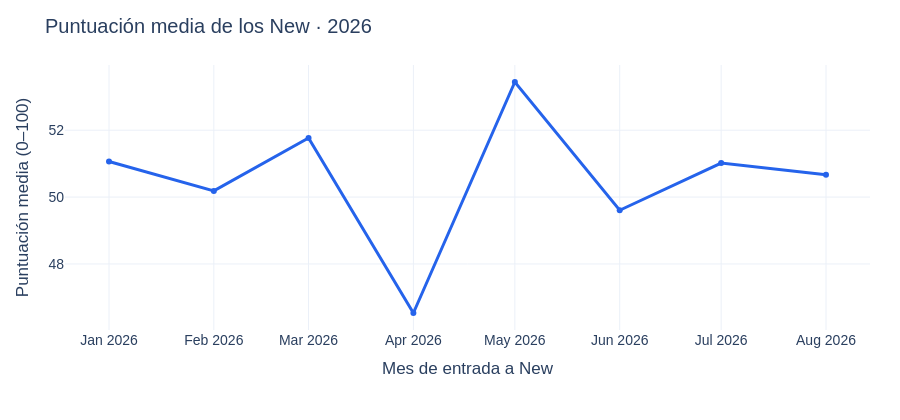
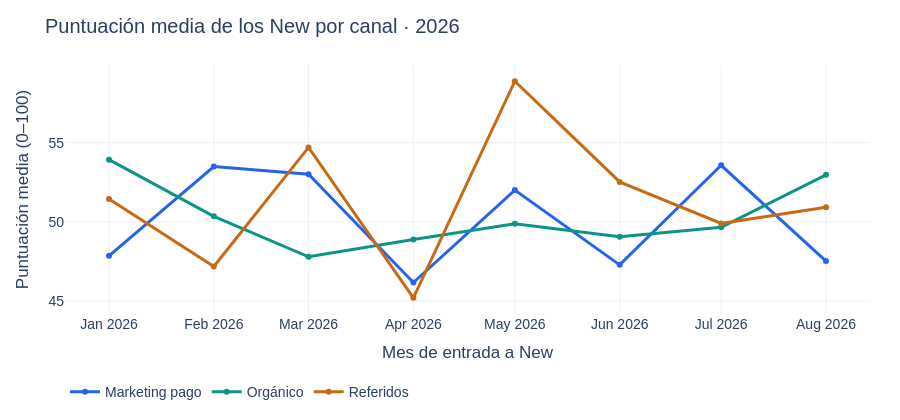

Source (notebook cell) for these figures, in order:
### Markdown cell above
### 3.3. ¿Cambió la calidad de los leads o el criterio para calificarlos?

**Comprobación previa:** ¿existe una puntuación de calidad de los leads?

- **Si existe:** analizar su evolución con una escala comparable.
- **Si no existe:** avanzar con los datos disponibles y proponer implementar la medición.

**Para este ejercicio:** generamos puntuaciones aleatorias de 0 a 100. No representan una evaluación real ni explican la caída de conversión.

**Qué medimos:** si cambió la puntuación media de los leads que entraron por New.

**Alcance mostrado ahora:** enero a agosto de 2026, global y por canal; comparación abril–mayo y evolución posterior. Todos los New tienen puntuación en esta demo.

**Métrica:** `suma de puntuaciones / número de New con puntuación`.

**Datos:** `dim_cuentas.csv` (cuenta, fecha de captación, entrada New y canal) y `puntuaciones_leads.csv` (cuenta y puntuación). No diseñamos un sistema de calificación; usamos sus valores como entrada.

### Code cell
from scripts.cro_quality import analyze_scores
analisis_puntuacion=analyze_scores(CARPETA/"dim_cuentas.csv",CARPETA/"puntuaciones_leads.csv",month_of_increase=lectura_new["evidencia"]["mes"])
for figura in analisis_puntuacion["figures"]:
    figura.show(renderer="plotly_mimetype",config=CONFIG)

### Figure 1 — Plotly figure (JSON) as saved in the notebook; plotly's stock layout.template omitted (floating-point values rounded to 4 significant figures)
{"data": [{"customdata": [[127, 127], [124, 124], [132, 132], [133, 133], [179, 179], [183, 183], [182, 182], [173, 173]], "hovertemplate": "%{x}<br>Puntuación media: %{y:.1f}/100<br>Puntuados: %{customdata[0]} de %{customdata[1]}<extra>%{fullData.name}</extra>", "line": {"color": "#2563eb", "width": 3}, "mode": "lines+markers", "name": "Global", "x": ["2026-01", "2026-02", "2026-03", "2026-04", "2026-05", "2026-06", "2026-07", "2026-08"], "y": [51.06, 50.19, 51.77, 46.53, 53.44, 49.61, 51.02, 50.67], "type": "scatter"}], "layout": {"font": {"family": "Arial, sans-serif", "size": 14}, "margin": {"l": 65, "r": 30, "t": 65, "b": 90}, "legend": {"orientation": "h", "y": -0.25}, "title": {"text": "Puntuación media de los New · 2026"}, "height": 420, "xaxis": {"title": {"text": "Mes de entrada a New"}}, "yaxis": {"title": {"text": "Puntuación media (0–100)"}}, "showlegend": false}}

### Figure 2 — Plotly figure (JSON) as saved in the notebook; plotly's stock layout.template omitted (floating-point values rounded to 4 significant figures)
{"data": [{"customdata": [[41, 41], [33, 33], [53, 53], [54, 54], [59, 59], [68, 68], [60, 60], [50, 50]], "hovertemplate": "%{x}<br>Puntuación media: %{y:.1f}/100<br>Puntuados: %{customdata[0]} de %{customdata[1]}<extra>%{fullData.name}</extra>", "line": {"color": "#2563eb", "width": 3}, "mode": "lines+markers", "name": "Marketing pago", "x": ["2026-01", "2026-02", "2026-03", "2026-04", "2026-05", "2026-06", "2026-07", "2026-08"], "y": [47.85, 53.48, 53.0, 46.17, 52.0, 47.28, 53.57, 47.52], "type": "scatter"}, {"customdata": [[40, 40], [52, 52], [43, 43], [34, 34], [63, 63], [51, 51], [67, 67], [62, 62]], "hovertemplate": "%{x}<br>Puntuación media: %{y:.1f}/100<br>Puntuados: %{customdata[0]} de %{customdata[1]}<extra>%{fullData.name}</extra>", "line": {"color": "#0d9488", "width": 3}, "mode": "lines+markers", "name": "Orgánico", "x": ["2026-01", "2026-02", "2026-03", "2026-04", "2026-05", "2026-06", "2026-07", "2026-08"], "y": [53.92, 50.35, 47.79, 48.88, 49.87, 49.06, 49.66, 52.97], "type": "scatter"}, {"customdata": [[46, 46], [39, 39], [36, 36], [45, 45], [57, 57], [64, 64], [55, 55], [61, 61]], "hovertemplate": "%{x}<br>Puntuación media: %{y:.1f}/100<br>Puntuados: %{customdata[0]} de %{customdata[1]}<extra>%{fullData.name}</extra>", "line": {"color": "#c76a12", "width": 3}, "mode": "lines+markers", "name": "Referidos", "x": ["2026-01", "2026-02", "2026-03", "2026-04", "2026-05", "2026-06", "2026-07", "2026-08"], "y": [51.43, 47.18, 54.69, 45.2, 58.88, 52.52, 49.89, 50.92], "type": "scatter"}], "layout": {"font": {"family": "Arial, sans-serif", "size": 14}, "margin": {"l": 65, "r": 30, "t": 65, "b": 90}, "legend": {"orientation": "h", "y": -0.25}, "title": {"text": "Puntuación media de los New por canal · 2026"}, "height": 420, "xaxis": {"title": {"text": "Mes de entrada a New"}}, "yaxis": {"title": {"text": "Puntuación media (0–100)"}}, "showlegend": true}}
